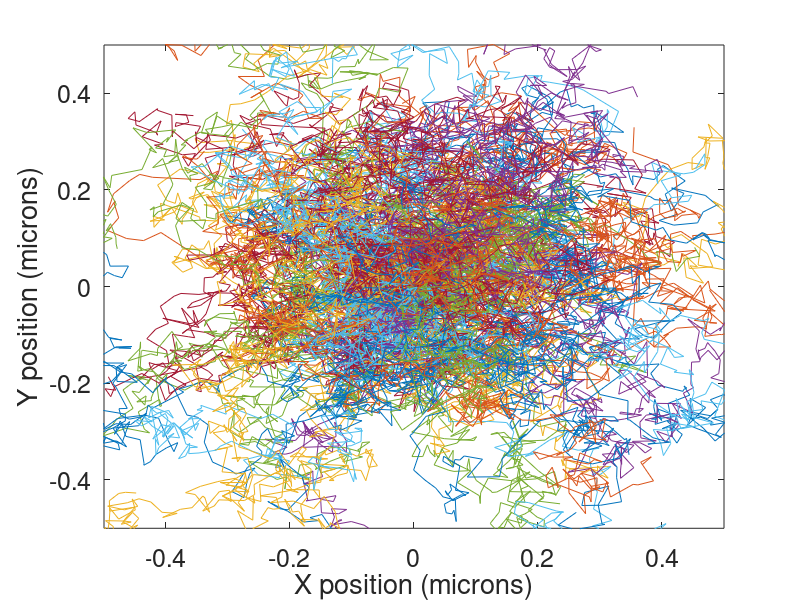

MATLAB code for this plot:
%Here I will simulate a random walk in 2D using parameters relavent to a 1
%um bead with deltaX ~ sqrt(2*D*deltat)

%Run2 -> lets look at many simulations and calculate the mean square
%displacement

close all
clear all

%Lets define some parameters for simulation

n_steps = 200;
n_simulations = 100;
position_x = zeros(1,n_steps); %track changes in position after each step
position_y = zeros(1,n_steps);
final_pos_x = zeros(1,n_simulations); %take note of last position
final_pos_y = zeros(1,n_simulations);

%some parameters for the simulation
KbT = (4/1000);                 % in pN/micron (KbT ~ 0.004 pN micron)
a = 1 ;                         % bead size in micron
eta = 10^-3 ;                   % water vicosity
D = KbT / (6 * pi * eta * a) ;  % Diffusion constant
deltat = 0.001 ;                % 1 msec time steps
K = 20;                         % pN/um

%lets simulate a random walk in 2D, where each time step we move on average
%sqrt(2*D*deltat) but with some fluctuations around this which will be
%given by a gaussian function (use MATLAB's function randn(1).

for i = 1:n_simulations
    % Now we want to reset our position for each simulation. 
    position_x = 0;
    position_y = 0;
    
    for j = 2:n_steps %2 since position at time zero = 0,0 (X,Y)
        %Lets treat X and Y as independent and allow them to move 
        %deltax = sqrt(2*D*deltat) in timestep deltat
        %we multiple this term by a normally distributed random number with
        %mean and std. dev = 1 since this is a 'noisy' process and each
        %time step will not be exacted equal to sqrt(2 * D * deltat).
        
        position_x(j) = position_x(j-1) + randn(1) * sqrt(2 * D * deltat);
        position_y(j) = position_y(j-1) + randn(1) * sqrt(2 * D * deltat);
        
       
        %end step j for simulation i
    end
    
     %lets plot this and watch the progression over time. Remember that
        %we expect the distance 'explored' after time t ~ sqrt(2 * D * t)
        
        plot(position_x(1:n_steps) , position_y(1:n_steps))
        %scatter(final_pos_x(1:n_simulations) , final_pos_y(1:n_simulations))
        xlim([-0.5 0.5]) % microns
        ylim([-0.5 0.5]) % microns
        xlabel('X position (microns)')
        ylabel('Y position (microns)')
        set(gca,'FontSize',18);
        hold on
        
        %lets take note of the mean square displacement
        final_pos_x(i) = position_x(n_steps); %take note of last position
        final_pos_y(i) = position_y(n_steps); 


    %end simulations
end

% mean square distance
%msd_x = sqrt(mean(final_pos_x.^2));
%msd_y = sqrt(mean(final_pos_y.^2));


%expected_msd = sqrt(2* D * n_steps*deltat);
%expected_msd



        
    
